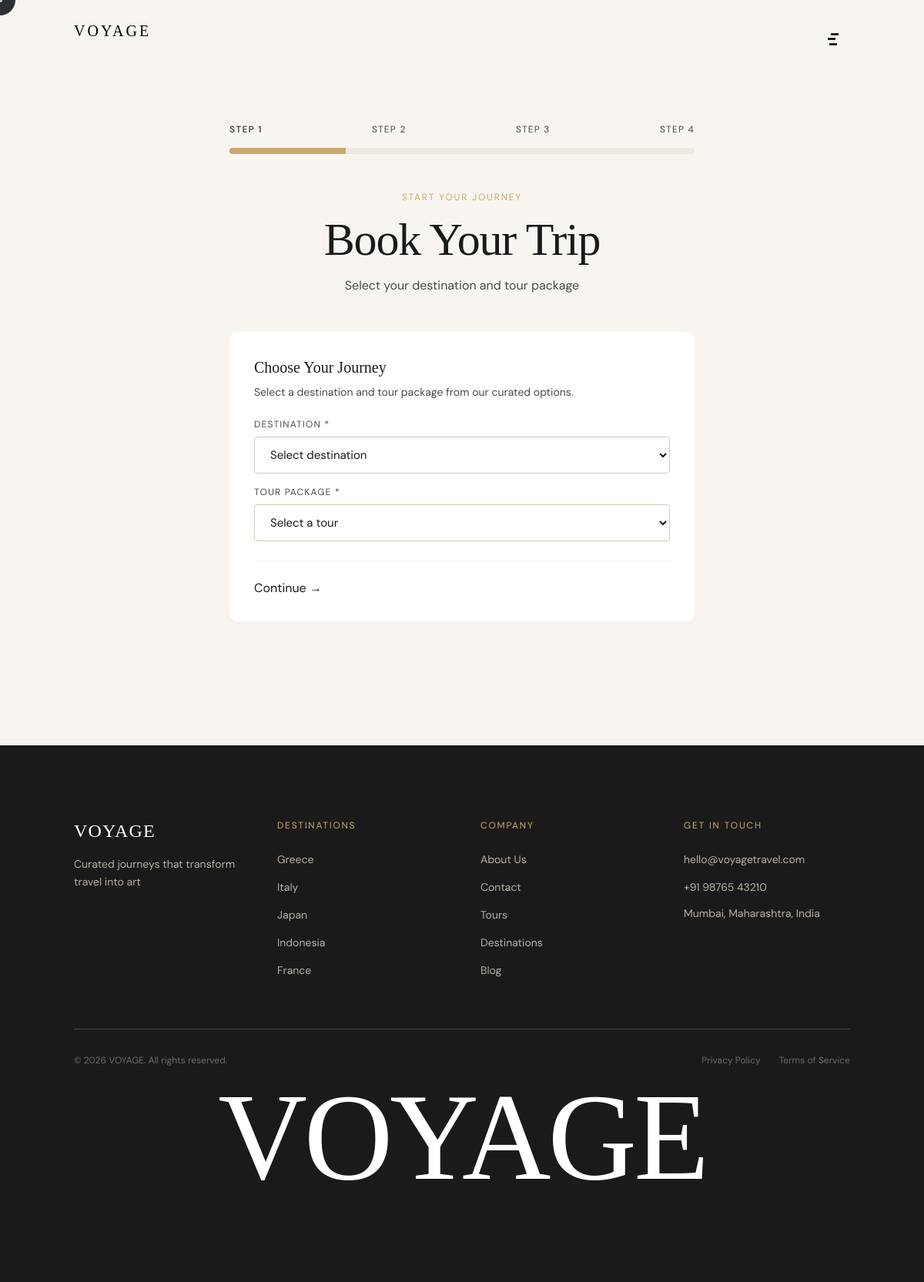
The page /booking/ on the database its author committed.
### apps/core/models.py (models this page shows, shortened)
class SiteSettings(models.Model):
    site_name = models.CharField(max_length=100, default='VOYAGE')
    tagline = models.CharField(max_length=300, blank=True, default='Curated journeys that transform travel into art')
    hero_video = models.FileField(upload_to='videos/', blank=True)
    hero_heading_line1 = models.CharField(max_length=200, default='Beyond the')
    hero_heading_line2 = models.CharField(max_length=200, default='Horizon')
    hero_subtitle = models.TextField(blank=True, default='Curated journeys that transform travel into art')
    hero_cta_text = models.CharField(max_length=100, default='Begin Your Journey')
    about_overline = models.CharField(max_length=200, blank=True, default='MADE WITH PASSION')
    about_heading = models.CharField(max_length=200, blank=True, default='We Design Emotion')
    about_text = models.TextField(blank=True, default='We believe that travel is not about destinations — it is about feelings. Every journey we craft is a conversation between you and the world, shaped by curiosity, wonder, and the pursuit of something extraordinary.')
    about_image = models.ImageField(upload_to='about/', blank=True)
    email = models.EmailField(blank=True, default='hello@voyagetravel.com')
    phone = models.CharField(max_length=20, blank=True, default='+91 98765 43210')
    address = models.TextField(blank=True, default='Mumbai, Maharashtra, India')
    instagram = models.URLField(blank=True)
    facebook = models.URLField(blank=True)
    twitter = models.URLField(blank=True)
    class Meta:
        verbose_name = 'Site Settings'
        verbose_name_plural = 'Site Settings'
    @classmethod
    def load(cls):
        obj, _ = cls.objects.get_or_create(pk=1)
        return obj

### apps/booking/views.py (the view, shortened to what this page needs)
# urls.py: path('', views.booking_page, name='booking'),
def booking_page(request, tour_pk=None):
    step = request.POST.get('step') or request.GET.get('step', '1')
    initial_tour = None
    if tour_pk:
        tour = get_object_or_404(Tour, pk=tour_pk)
        initial_tour = tour
    if request.method == 'POST':
        form = BookingForm(request.POST, initial_tour=initial_tour)
        if form.is_valid():
            booking = form.save(commit=False)
            if request.user.is_authenticated:
                booking.user = request.user
                if not booking.full_name:
                    booking.full_name = request.user.get_full_name() or request.user.username
                if not booking.email:
                    booking.email = request.user.email
                booking.status = 'pending'
                booking.save()
                if booking.tour and not booking.destination_name:
                    dests = booking.tour.destinations.first()
                    booking.destination_name = dests.name if dests else ''
                    booking.save()
                messages.success(request, f"Booking confirmed! Your booking ID is {booking.booking_id}")
                _send_booking_emails(request, booking)
                return redirect(reverse('booking:booking_confirmation', args=[booking.booking_id]))
            booking.status = 'pending'
            booking.save()
            request.session['draft_booking_id'] = booking.pk
            messages.info(request, "Please log in or register to continue your booking.")
            return redirect(f"{settings.LOGIN_URL}?next={reverse('booking:claim_draft')}")
        if not request.user.is_authenticated and 'draft_booking_id' in request.session:
            del request.session['draft_booking_id']
        messages.error(request, 'Please correct the errors in the form.')
    else:
        initial_data = {}
        if request.user.is_authenticated:
            initial_data['full_name'] = request.user.get_full_name() or request.user.username
            initial_data['email'] = request.user.email
        form = BookingForm(initial=initial_data, initial_tour=initial_tour)
    return render(request, 'pages/booking.html', {
        'form': form,
        'step': step,
        'tour_pk': tour_pk,
    })

### apps/booking/forms.py (called while the page is built)
    def label_from_instance(self, obj):
        destination = obj.destinations.first()
        if destination:
            return f"{obj.name} — {destination.name}"
        return obj.name

### apps/core/context_processors.py (called while the page is built)
def site_settings(request):
    try:
        settings = SiteSettings.load()
    except Exception:
        settings = None
    return {'site_settings': settings}

### templates/pages/booking.html (shortened to what this page needs)
{% extends 'base.html' %}
{% load static %}
{% block content %}
<section class="pt-32 pb-24 md:pt-40 md:pb-40 bg-cream">
    <div class="max-w-[700px] mx-auto px-6 md:px-12">
        <div class="mb-12">
            <div class="flex justify-between text-xs font-body text-ink-muted tracking-[0.1em] uppercase mb-4">
                <span class="{% if step == '1' %}text-olive font-semibold{% endif %}">Step 1</span>
                <span class="{% if step == '2' %}text-olive font-semibold{% endif %}">Step 2</span>
                <span class="{% if step == '3' %}text-olive font-semibold{% endif %}">Step 3</span>
                <span class="{% if step == '4' %}text-olive font-semibold{% endif %}">Step 4</span>
            </div>
            <div class="h-2 bg-cream-dark rounded-full overflow-hidden">
                <div class="h-full bg-gold transition-all duration-300" style="width: {% if step == '1' %}25{% elif step == '2' %}50{% elif step == '3' %}75{% else %}100{% endif %}%;"></div>
            </div>
        </div>
        <div class="text-center mb-12">
            <p class="text-xs font-body text-gold tracking-[0.15em] uppercase mb-4">START YOUR JOURNEY</p>
            <h1 class="text-h1 font-heading font-light text-ink mb-4">Book Your Trip</h1>
            <p class="text-base font-body text-ink-muted max-w-[50ch] mx-auto mb-8">
                {% if step == '1' %}Select your destination and tour package{% elif step == '2' %}Tell us about your travel details{% elif step == '3' %}Set your preferences{% else %}Review and confirm your booking{% endif %}
            </p>
        </div>
        <form id="booking-form" method="post" class="space-y-8">
            <div id="step-1" class="step-section {% if step != '1' %}hidden{% endif %}">
                <div class="bg-white rounded-xl p-8 shadow-sm">
                    <h2 class="text-xl font-heading font-medium text-ink mb-2">Choose Your Journey</h2>
                    <p class="text-sm font-body text-ink-muted mb-6">Select a destination and tour package from our curated options.</p>
                    <div class="space-y-4">
                        <div>
                            <label class="text-xs font-body text-ink-muted tracking-[0.1em] uppercase mb-2 block">Destination *</label>
                            {{ form.destination_name }}
                        </div>
                        <div>
                            <label class="text-xs font-body text-ink-muted tracking-[0.1em] uppercase mb-2 block">Tour Package *</label>
                            {{ form.tour }}
                        </div>
                    </div>
                    <div class="mt-6 pt-6 border-t border-cream flex justify-between">
                        <button type="button" onclick="goToStep(2)" class="btn-secondary">
                            <span>Continue</span>
                            <span>→</span>
                        </button>
                    </div>
                </div>
            </div>
        </form>
    </div>
</section>
{% endblock %}

### templates/components/navbar.html (shortened to what this page needs)
<nav
    id="navbar"
    class="fixed top-0 left-0 right-0 z-50 transition-all duration-500 mix-blend-difference"
>
    <div class="max-w-[1440px] mx-auto px-6 md:px-12 lg:px-24 flex items-center justify-between h-16 md:h-20">
        <a href="{% url 'core:home' %}" class="text-lg md:text-xl font-heading font-medium tracking-[0.15em] uppercase transition-colors duration-500 nav-text">
            {{ site_settings.site_name|default:"VOYAGE" }}
        </a>
        <button id="mobile-menu-btn" class="flex flex-col gap-[5px] p-2 group" onclick="toggleMenu()">
            <span class="block w-6 h-[1.5px] nav-text transition-all duration-300 origin-center" id="bar1"> ━ </span>
            <span class="block w-4 h-[1.5px] nav-text transition-all duration-300 group-hover:w-6" id="bar2"> ━ </span>
            <span class="block w-5 h-[1.5px] nav-text transition-all duration-300 origin-center" id="bar3"> ━ </span>
        </button>
    </div>
</nav>

### templates/components/footer.html (shortened to what this page needs)
<footer class="bg-ink py-16 md:py-24">
    <div class="max-w-[1440px] mx-auto px-6 md:px-12 lg:px-24">
        <div class="grid grid-cols-1 md:grid-cols-2 lg:grid-cols-4 gap-12 mb-16">
            <div>
                <h3 class="text-h3 font-heading font-medium text-white tracking-wider mb-4">
                    {{ site_settings.site_name|default:"VOYAGE" }}
                </h3>
                <p class="text-sm font-body text-stone leading-relaxed max-w-[30ch]">
                    {{ site_settings.tagline|default:"Curated journeys that transform travel into art" }}
                </p>
            </div>
            <div>
                <h4 class="text-xs font-body text-gold tracking-[0.15em] uppercase mb-6">Destinations</h4>
                <ul class="space-y-3">
                    <li><a href="#" class="text-sm font-body text-stone hover:text-white transition-colors">Greece</a></li>
                    <li><a href="#" class="text-sm font-body text-stone hover:text-white transition-colors">Italy</a></li>
                    <li><a href="#" class="text-sm font-body text-stone hover:text-white transition-colors">Japan</a></li>
                    <li><a href="#" class="text-sm font-body text-stone hover:text-white transition-colors">Indonesia</a></li>
                    <li><a href="#" class="text-sm font-body text-stone hover:text-white transition-colors">France</a></li>
                </ul>
            </div>
            <div>
                <h4 class="text-xs font-body text-gold tracking-[0.15em] uppercase mb-6">Company</h4>
                <ul class="space-y-3">
                    <li><a href="{% url 'core:about' %}" class="text-sm font-body text-stone hover:text-white transition-colors">About Us</a></li>
                    <li><a href="{% url 'core:contact' %}" class="text-sm font-body text-stone hover:text-white transition-colors">Contact</a></li>
                    <li><a href="{% url 'core:tours' %}" class="text-sm font-body text-stone hover:text-white transition-colors">Tours</a></li>
                    <li><a href="{% url 'core:destinations' %}" class="text-sm font-body text-stone hover:text-white transition-colors">Destinations</a></li>
                    <li><a href="#" class="text-sm font-body text-stone hover:text-white transition-colors">Blog</a></li>
                </ul>
            </div>
            <div>
                <h4 class="text-xs font-body text-gold tracking-[0.15em] uppercase mb-6">Get in Touch</h4>
                <ul class="space-y-3">
                    <li><a href="mailto:{{ site_settings.email }}" class="text-sm font-body text-stone hover:text-white transition-colors">{{ site_settings.email|default:"hello@voyagetravel.com" }}</a></li>
                    <li><a href="tel:{{ site_settings.phone }}" class="text-sm font-body text-stone hover:text-white transition-colors">{{ site_settings.phone|default:"+91 98765 43210" }}</a></li>
                    <li class="text-sm font-body text-stone">{{ site_settings.address|default:"Mumbai, Maharashtra, India" }}</li>
                </ul>
            </div>
        </div>
        <div class="border-t border-ink-muted pt-8 flex flex-col md:flex-row justify-between items-center gap-4">
            <p class="text-xs font-body text-ink-light">&copy; 2026 {{ site_settings.site_name|default:"VOYAGE" }}. All rights reserved.</p>
            <div class="flex gap-6">
                <a href="#" class="text-xs font-body text-ink-light hover:text-stone transition-colors">Privacy Policy</a>
                <a href="#" class="text-xs font-body text-ink-light hover:text-stone transition-colors">Terms of Service</a>
            </div>
        </div>
        <section class="relative overflow-hidden bg-ink py-4 md:py-6">
            <div class="max-w-[1440px] mx-auto px-3 md:px-6 lg:px-12">
                <div class="overflow-hidden">
                    <h2 class="text-[4rem] md:text-[8rem] lg:text-[10rem] xl:text-[11rem] font-heading font-light text-white leading-[0.85] tracking-tight select-none text-center voyage-big-text">
                        VOYAGE
                    </h2>
                </div>
            </div>
        </section>
    </div>
</footer>

### static/css/custom.css (style rules this page uses)
* { margin: 0; padding: 0; box-sizing: border-box; }
html { -webkit-font-smoothing: antialiased; -moz-osx-font-smoothing: grayscale; }
body { overflow-x: hidden; }
#navbar { background-color: rgba(20,20,20,0); backdrop-filter: blur(0px); -webkit-backdrop-filter: blur(0px); border-bottom: 1px solid rgba(200,169,110,0); box-shadow: 0 0 0 rgba(0,0,0,0); transition: background-color 220ms ease, backdrop-filter 220ms ease, border-color 220ms ease, box-shadow 220ms ease, opacity 260ms ease, transform 260ms ease; will-change: transform, opacity, background-color; }
.nav-text { color:#F7F3EC; transition:color .3s ease; }
.voyage-big-text { transition: color 0.5s ease; }
.form-input { width: 100%; padding: 0.75rem 1rem; font-family: 'DM Sans', sans-serif; font-size: 0.9375rem; color: #1A1A1A; background: #FFFFFF; border: 1px solid #D4C9BC; border-radius: 0.25rem; transition: border-color 0.3s, box-shadow 0.3s; outline: none; }
.form-input::placeholder { color: #B8AFA4; }

### rows shown on the page
SiteSettings: site_name "VOYAGE", tagline "Curated journeys that transform travel into art", email "hello@voyagetravel.com", phone "+91 98765 43210", address "Mumbai, Maharashtra, India"
